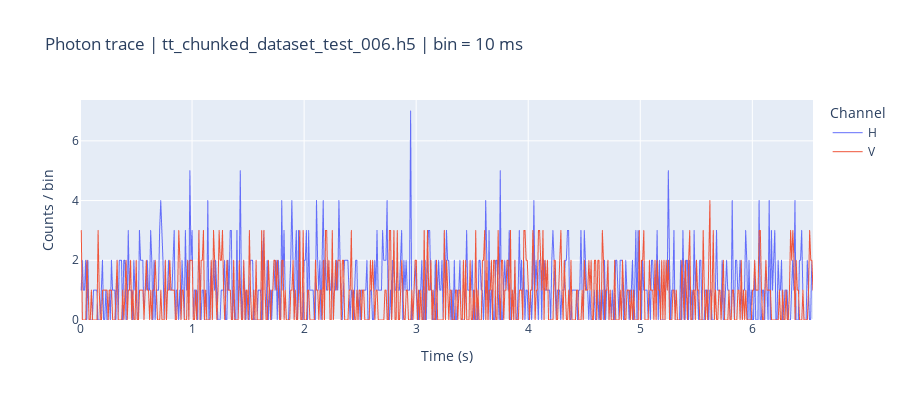

The cell this chart's notebook holds for it:
### Code cell
fig = pt.preview(
    ds,
    bin_width_ms=10,
    detector_labels={0: "H", 1: "V"},
    width=900,
    height=400,
)

### Figure 1 — Plotly figure (JSON) as saved in the notebook; plotly's stock layout.template omitted (floating-point values rounded to 4 significant figures; data arrays with more than 128 entries replaced by an {"elided": "..."} marker saying what was removed)
{"data": [{"line": {"width": 1}, "mode": "lines", "name": "H", "type": "scattergl", "x": {"elided": "654 float values"}, "y": {"elided": "654 int values"}}, {"line": {"width": 1}, "mode": "lines", "name": "V", "type": "scattergl", "x": {"elided": "654 float values"}, "y": {"elided": "654 int values"}}], "layout": {"dragmode": "pan", "height": 400, "legend": {"title": {"text": "Channel"}}, "title": {"text": "Photon trace | tt_chunked_dataset_test_006.h5 | bin = 10 ms"}, "width": 900, "xaxis": {"rangemode": "tozero", "title": {"text": "Time (s)"}}, "yaxis": {"rangemode": "tozero", "title": {"text": "Counts / bin"}}}}
